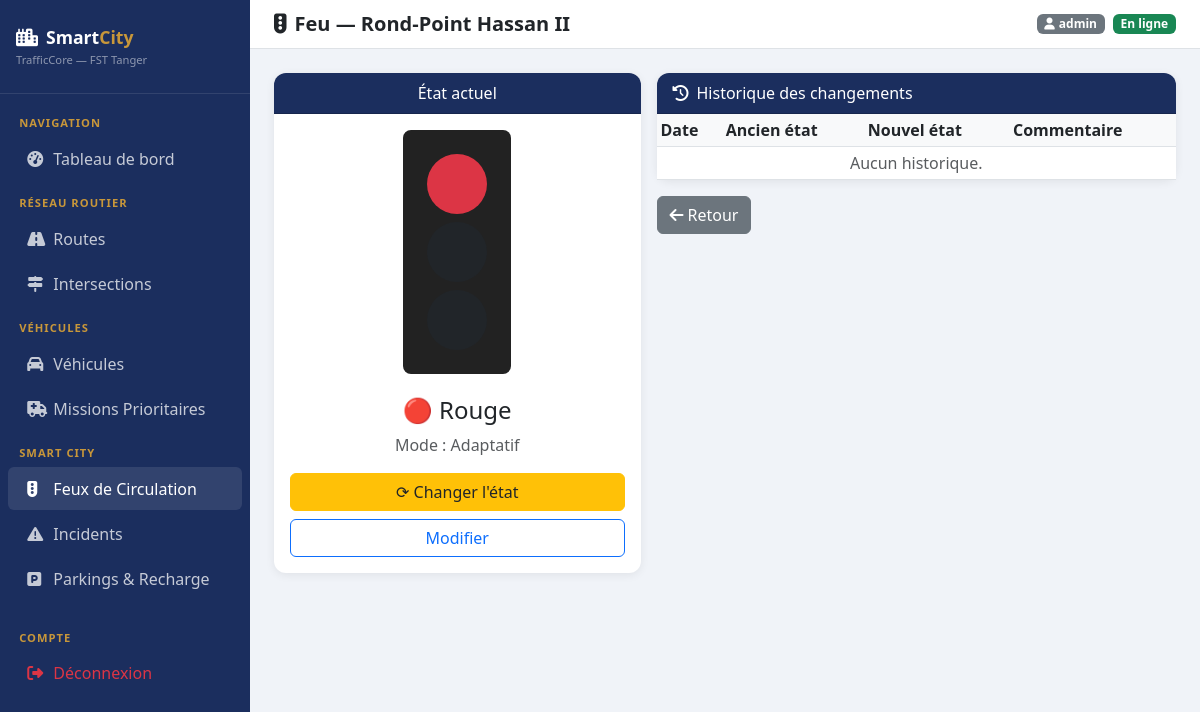
/signals/2/ (signed in), run on the app's committed database.
### signals/models.py (models this page shows, shortened)
class FeuCirculation(models.Model):
    ETAT_CHOICES = [('rouge','🔴 Rouge'), ('orange','🟠 Orange'), ('vert','🟢 Vert')]
    MODE_CHOICES = [('fixe','Fixe'), ('adaptatif','Adaptatif')]
    intersection = models.ForeignKey(Intersection, on_delete=models.CASCADE, related_name='feux')
    etat = models.CharField(max_length=10, choices=ETAT_CHOICES, default='rouge')
    duree_rouge = models.IntegerField(default=30, help_text="Durée rouge (secondes)")
    duree_vert = models.IntegerField(default=25, help_text="Durée vert (secondes)")
    duree_orange = models.IntegerField(default=5, help_text="Durée orange (secondes)")
    mode = models.CharField(max_length=15, choices=MODE_CHOICES, default='fixe')
    actif = models.BooleanField(default=True)
    derniere_modif = models.DateTimeField(auto_now=True)
    class Meta: verbose_name = "Feu de Circulation"

### traffic/models.py (models this page shows)
class Intersection(models.Model):
    nom = models.CharField(max_length=100)
    latitude = models.FloatField(default=0)
    longitude = models.FloatField(default=0)
    zone = models.ForeignKey(ZoneUrbaine, on_delete=models.SET_NULL, null=True, blank=True)
    def __str__(self): return self.nom

### signals/views.py (the view)
# urls.py: path('<int:pk>/', views.feu_detail, name='feu_detail'),
@login_required
def feu_detail(request, pk):
    feu = get_object_or_404(FeuCirculation, pk=pk)
    historique = feu.historique.all()[:10]
    return render(request, 'signals/feu_detail.html', {'feu': feu, 'historique': historique})

### templates/signals/feu_detail.html (shortened to what this page needs)
{% extends 'base.html' %}
{% block page_title %}<i class="fas fa-traffic-light me-2"></i>Feu — {{ feu.intersection }}{% endblock %}
{% block content %}
<div class="row g-3">
    <div class="col-md-5">
        <div class="card text-center">
            <div class="card-header">État actuel</div>
            <div class="card-body">
                <div class="d-inline-block p-4 rounded-3 mb-3" style="background:#222">
                    <div class="rounded-circle mx-auto mb-2 {% if feu.etat == 'rouge' %}bg-danger{% else %}bg-dark{% endif %}" style="width:60px;height:60px"></div>
                    <div class="rounded-circle mx-auto mb-2 {% if feu.etat == 'orange' %}bg-warning{% else %}bg-dark{% endif %}" style="width:60px;height:60px"></div>
                    <div class="rounded-circle mx-auto {% if feu.etat == 'vert' %}bg-success{% else %}bg-dark{% endif %}" style="width:60px;height:60px"></div>
                </div>
                <h4>{{ feu.get_etat_display }}</h4>
                <p class="text-muted">Mode : {{ feu.get_mode_display }}</p>
                <a href="{% url 'feu_changer' feu.pk %}" class="btn btn-warning text-dark w-100 mb-2">⟳ Changer l'état</a>
                <a href="{% url 'feu_update' feu.pk %}" class="btn btn-outline-primary w-100">Modifier</a>
            </div>
        </div>
    </div>
    <div class="col-md-7">
        <div class="card mb-3">
            <div class="card-header"><i class="fas fa-history me-2"></i>Historique des changements</div>
            <div class="card-body p-0">
                <table class="table table-sm mb-0">
                    <thead><tr><th>Date</th><th>Ancien état</th><th>Nouvel état</th><th>Commentaire</th></tr></thead>
                    <tbody>
                    {% for h in historique %}
                    <tr>
                        <td class="small text-muted">{{ h.date_changement|date:"d/m/Y H:i" }}</td>
                        <td>{{ h.ancien_etat }}</td>
                        <td><strong>{{ h.nouvel_etat }}</strong></td>
                        <td class="text-muted">{{ h.commentaire }}</td>
                    </tr>
                    {% empty %}
                    <tr><td colspan="4" class="text-center text-muted">Aucun historique.</td></tr>
                    {% endfor %}
                    </tbody>
                </table>
            </div>
        </div>
        <a href="{% url 'feu_list' %}" class="btn btn-secondary">
            <i class="fas fa-arrow-left me-1"></i>Retour
        </a>
    </div>
</div>
{% endblock %}

### templates/base.html (shortened to what this page needs)
<!DOCTYPE html>
<html lang="fr">
<head>
    <link href="https://cdn.jsdelivr.net/npm/bootstrap@5.3.0/dist/css/bootstrap.min.css" rel="stylesheet">
    <link href="https://cdnjs.cloudflare.com/ajax/libs/font-awesome/6.4.0/css/all.min.css" rel="stylesheet">
</head>
<body>
<div class="sidebar">
    <div class="brand">
        <i class="fas fa-city me-2"></i>Smart<span>City</span>
        <div style="font-size:.7rem;color:rgba(255,255,255,.5);font-weight:400;margin-top:2px">TrafficCore — FST Tanger</div>
    </div>
    <nav class="mt-2">
        <div class="nav-section">Navigation</div>
        <a href="{% url 'dashboard' %}" class="nav-link {% if request.resolver_match.url_name == 'dashboard' %}active{% endif %}">
            <i class="fas fa-tachometer-alt"></i> Tableau de bord
        </a>
        <div class="nav-section">Réseau Routier</div>
        <a href="{% url 'route_list' %}" class="nav-link {% if 'route' in request.resolver_match.url_name %}active{% endif %}">
            <i class="fas fa-road"></i> Routes
        </a>
        <a href="{% url 'intersection_list' %}" class="nav-link {% if 'intersection' in request.resolver_match.url_name %}active{% endif %}">
            <i class="fas fa-map-signs"></i> Intersections
        </a>
        <div class="nav-section">Véhicules</div>
        <a href="{% url 'vehicule_list' %}" class="nav-link {% if 'vehicule' in request.resolver_match.url_name %}active{% endif %}">
            <i class="fas fa-car"></i> Véhicules
        </a>
        <a href="{% url 'mission_list' %}" class="nav-link {% if 'mission' in request.resolver_match.url_name %}active{% endif %}">
            <i class="fas fa-ambulance"></i> Missions Prioritaires
        </a>
        <div class="nav-section">Smart City</div>
        <a href="{% url 'feu_list' %}" class="nav-link {% if 'feu' in request.resolver_match.url_name %}active{% endif %}">
            <i class="fas fa-traffic-light"></i> Feux de Circulation
        </a>
        <a href="{% url 'incident_list' %}" class="nav-link {% if 'incident' in request.resolver_match.url_name %}active{% endif %}">
            <i class="fas fa-exclamation-triangle"></i> Incidents
        </a>
        <a href="{% url 'parking_list' %}" class="nav-link {% if 'parking' in request.resolver_match.url_name %}active{% endif %}">
            <i class="fas fa-parking"></i> Parkings & Recharge
        </a>
        <div class="nav-section mt-3">Compte</div>
        <a href="{% url 'logout' %}" class="nav-link text-danger">
            <i class="fas fa-sign-out-alt"></i> Déconnexion
        </a>
    </nav>
</div>
<div class="main-content">
    <div class="topbar">
        <h5 class="mb-0 fw-bold text-navy">{% block page_title %}Dashboard{% endblock %}</h5>
        <div class="d-flex align-items-center gap-2">
            <span class="badge bg-secondary"><i class="fas fa-user me-1"></i>{{ request.user.username }}</span>
            <span class="badge bg-success">En ligne</span>
        </div>
    </div>
    {% block content %}{% endblock %}
</div>
</body>
</html>

### templates/base.html (style rules this page uses)
:root { --navy: #1B2E5E; --sky: #4A90C4; --gold: #C8973A; --sidebar-w: 250px; }
body { background: #f0f3f8; font-family: 'Segoe UI', sans-serif; }
.sidebar { width: var(--sidebar-w); min-height: 100vh; background: var(--navy); position: fixed; top: 0; left: 0; z-index: 100; overflow-y: auto; }
.sidebar .brand { padding: 1.5rem 1rem; border-bottom: 1px solid rgba(255,255,255,.1); color: white; font-weight: 700; font-size: 1.1rem; }
.sidebar .brand span { color: var(--gold); }
.sidebar .nav-link { color: rgba(255,255,255,.75); padding: .6rem 1.2rem; border-radius: 6px; margin: 2px 8px; transition: all .2s; }
.sidebar .nav-link:hover, .sidebar .nav-link.active { background: rgba(255,255,255,.1); color: white; }
.sidebar .nav-link i { width: 22px; }
.sidebar .nav-section { color: var(--gold); font-size: .7rem; font-weight: 700; text-transform: uppercase; padding: .8rem 1.2rem .2rem; letter-spacing: 1px; }
.main-content { margin-left: var(--sidebar-w); padding: 1.5rem; }
.topbar { background: white; padding: .75rem 1.5rem; margin: -1.5rem -1.5rem 1.5rem; border-bottom: 1px solid #dee2e6; display: flex; align-items: center; justify-content: space-between; }
.card { border: none; border-radius: 12px; box-shadow: 0 2px 10px rgba(0,0,0,.07); }
.card-header { background: var(--navy); color: white; border-radius: 12px 12px 0 0 !important; }
.table th { background: #f8f9fa; font-weight: 600; }

### data on the page
FeuCirculation: intersection "Rond-Point Hassan II", etat "🔴 Rouge", mode "Adaptatif"

### other printed values
{{ request.user.username }} "admin"
